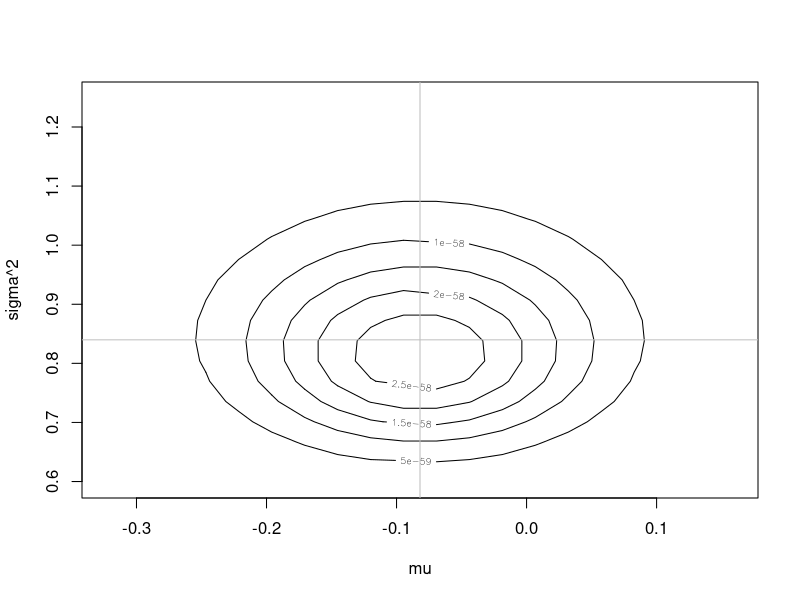

This figure's R source: (Note: this script raises an error after producing the figure.)

######
# Gibbs sampler demo in R
# 2011, Richard D. Morey (richarddmorey@gmail.com)
# Please do not distribute without permission
######
# Instructions: Change settings to suit, save, then source() this file
# Shows bivariate posterior distribution as a countour plot
# overlays Gibbs samples over the contour
# light blue lines represent samples from full conditional
# red points represent resulting samples from joint

# Model
# p(y|\mu,\sigma^2) \sim Normal(\mu, \sigma^2)
# priors are:
# p(\mu) \propto 1 (flat)
# p(\sigma^2) \propto 1/\sigma^2 (flat on log sigma^2)


# Settings
##

# Should sampling from the conditional distributions be shown?
show.conditionals = TRUE

# Number of seconds to wait between steps
# if "key", wait for key press
wait.type = "key"

# Number of MCMC iterations
# Set this low (20 or so if using wait.type="key")
M = 20

# Random data setup
N = 100      # sample size
mu = 0       # normal mean
sig2 = 1     # normal variance


############
# You shouldn't have to change anything below this line
############
library(MCMCpack)

wait=function(type="key")
{
  if(type=="key" & interactive()){
      readline()
    }else if(is.numeric(type)){
      Sys.sleep(type)
    }else{
      stop("Invalid argument to wait().")
    }
invisible()
}

par(mfrow=c(1,1))

# sample data
y = rnorm(N,mu,sqrt(sig2))

# reserve vectors for MCMC chain
mu.chain = 1:M * 0
sig2.chain = 1:M * 0 + 1

# Statistics
ybar = mean(y)
s2 = var(y)
sderr = sd(y)/sqrt(N)
alpha = 0.01

# for estimating limits of plot and plotting the joint density
mus = seq(ybar-qt(1-alpha/2,N-1)*sderr,ybar+qt(1-alpha/2,N-1)*sderr,len=20)
sig2s = seq((N-1)*s2/qchisq(1-alpha/2,N-1),(N-1)*s2/qchisq(alpha/2,N-1),len=20)

# true joint posterior density (for contour plot)
log.joint.post = function(mu,sig2,y,N=length(y)){
  exp(sum(dnorm(y,mu,sqrt(sig2),log=TRUE)) - log(sig2))
}

log.joint.v = Vectorize(log.joint.post,c("mu","sig2"))

log.dens = outer(mus,sig2s,log.joint.v,y=y,N=N)
contour(mus,sig2s,log.dens,xlab="mu",ylab="sigma^2")
abline(v=ybar,col="gray")
abline(h=s2,col="gray")


# Start MCMC
for(m in 2:M)
{  
  
  wait(wait.type)
  contour(mus,sig2s,log.dens,xlab="mu",ylab="sigma^2")
  lines(mu.chain[1:(m-1)],sig2.chain[1:(m-1)],col=rgb(0,0,0,.5))
  points(mu.chain[1:(m-1)],sig2.chain[1:(m-1)],pch=21,bg=rgb(1,0,0,.3),col=rgb(1,1,1,0))
    
  abline(h=sig2.chain[m-1],col=rgb(0,0,1,.3))

  wait(wait.type)

  if(show.conditionals){
    cond.mus = seq(min(mus),max(mus),len=100)
    plot(cond.mus,dnorm(cond.mus,ybar,sqrt(sig2.chain[m-1]/N)),ty='l')
  }
  mu.chain[m] = rnorm(1,ybar,sqrt(sig2.chain[m-1]/N))  

  if(show.conditionals){
    wait(wait.type)
    abline(v=mu.chain[m],col=rgb(0,0,1,.3))
    wait(wait.type)
  }
  contour(mus,sig2s,log.dens,xlab="mu",ylab="sigma^2")
  lines(mu.chain[1:(m-1)],sig2.chain[1:(m-1)],col=rgb(0,0,0,.5))
  points(mu.chain[1:(m-1)],sig2.chain[1:(m-1)],pch=21,bg=rgb(1,0,0,.3),col=rgb(1,1,1,0))
  
  abline(v=mu.chain[m],col=rgb(0,0,1,.3))

  if(show.conditionals)
  {
    wait(wait.type)
    cond.sig2s = seq(min(sig2s),max(sig2s),len=100)
    plot(cond.sig2s,dinvgamma(cond.sig2s,N/2,.5*sum((y-mu.chain[m])^2)),ty='l')
  }
  sig2.chain[m] = rinvgamma(1,N/2,.5*sum((y-mu.chain[m])^2))  

  if(show.conditionals){
    wait(wait.type)
    abline(v=sig2.chain[m],col=rgb(0,0,1,.3))
  }
}

# Plot final results
contour(mus,sig2s,log.dens,xlab="mu",ylab="sigma^2")
lines(mu.chain[1:m],sig2.chain[1:m],col=rgb(0,0,0,.5))
points(mu.chain[1:m],sig2.chain[1:m],pch=21,bg=rgb(1,0,0,.3),col=rgb(1,1,1,0))

wait(wait.type)

par(mfrow=c(1,2))
plot(mu.chain,ty='l',main="Mean mu chain")
abline(h=ybar,col="gray")
plot(sig2.chain,ty='l', main="Variance sig2 chain")
abline(h=s2,col="gray")

#######################
